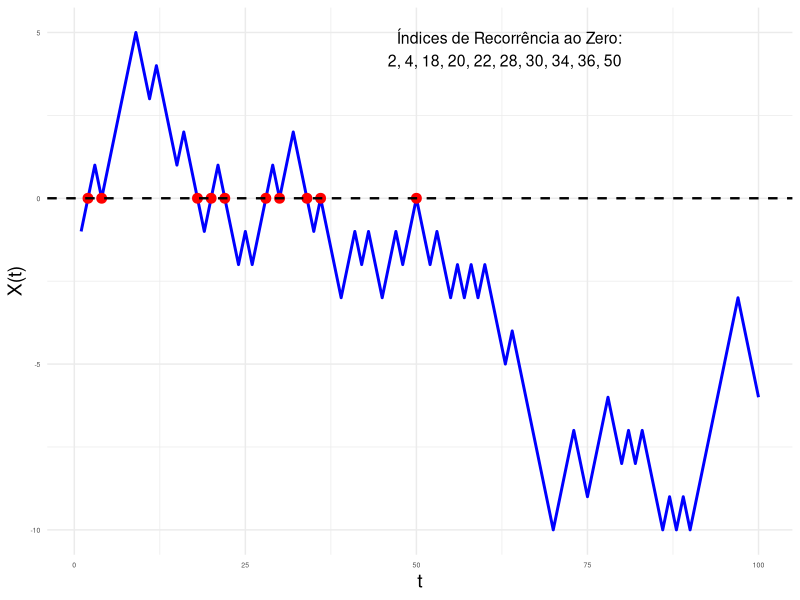
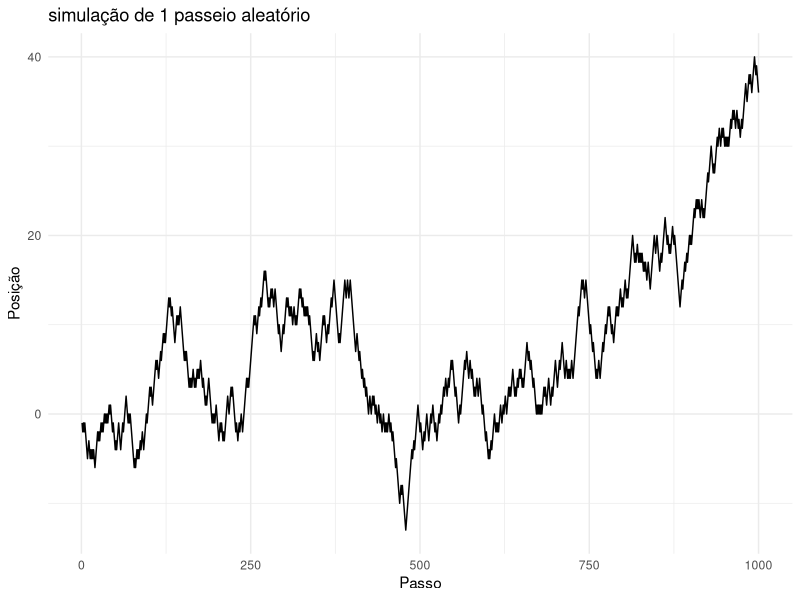
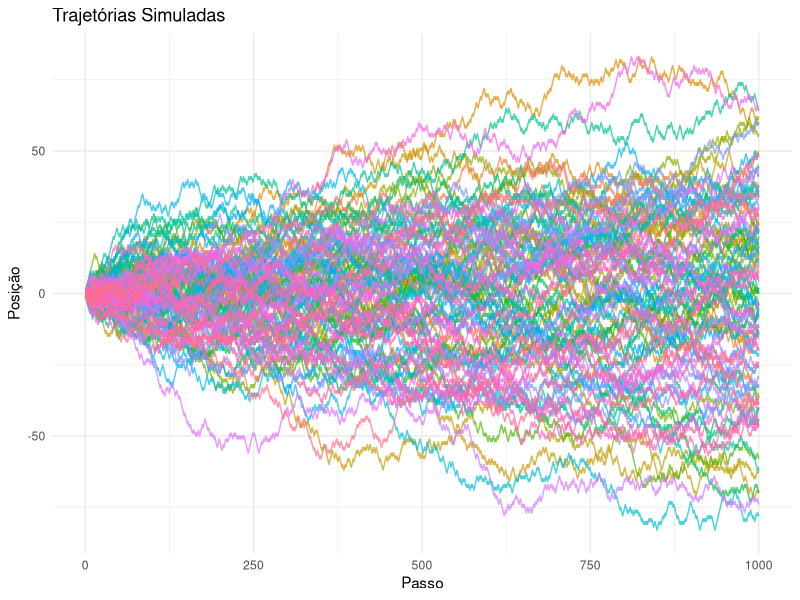
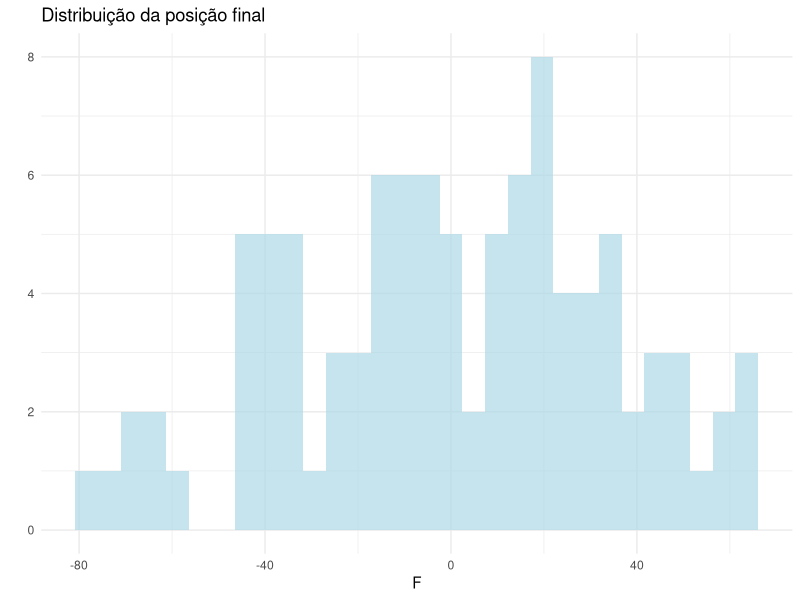
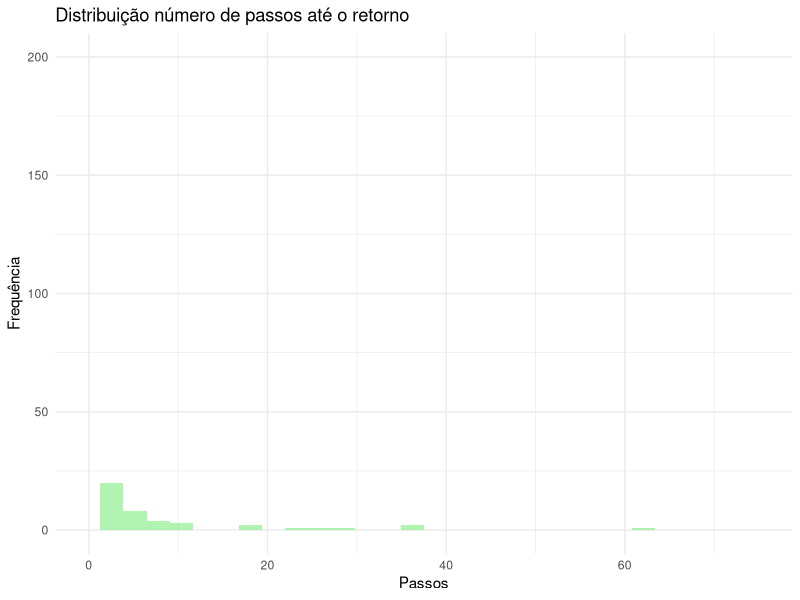

These charts were generated, in order, by the following R code:
## ---- chunk 1

knitr::opts_chunk$set(warning = FALSE)

library(knitr)
library(ggplot2)
## ---- chunk 2
 library(ggplot2)

 simular_passeio_aleatorio <- function(n_passos) {
  passos <- sample(c(-1, 1), size = n_passos, replace = TRUE)
  trajetoria <- cumsum(passos)
  tempos_zero <- which(trajetoria == 0)
  return(list(trajetoria = trajetoria, tempos_zero = tempos_zero))
 }

 n_passos <- 100
 resultado <- simular_passeio_aleatorio(n_passos)

 df <- data.frame(Passo = 1:n_passos, Posição = resultado$trajetoria)
 df_zero <- data.frame(Passo = resultado$tempos_zero, Posição = rep(0, length(resultado$tempos_zero)))

 df_legenda <- data.frame(Passo = resultado$tempos_zero)

 ggplot(df, aes(x = Passo, y = Posição)) +
  geom_line(color = "blue", size = 1) +
  geom_point(data = df_zero, aes(x = Passo, y = Posição), color = "red", size = 3) +
  geom_hline(yintercept = 0, color = "black", linetype = "dashed", size = 0.8) +
  labs(x = "t", y = "X(t)") +
  theme_minimal() +
  theme(axis.text = element_text(size = 5), axis.title = element_text(size = 14)) +
  annotate("text", x = max(df$Passo) * 0.8, y = max(df$Posição) * 0.9, 
           label = paste("Índices de Recorrência ao Zero:\n", paste(df_legenda$Passo, collapse = ", ")), 
           size = 4, hjust = 1)

## ---- chunk 3

sim_random_walk <- function(n) {

    steps <- sample(c(-1, 1), size = n, replace = TRUE, prob = c(.5, .5))
    return(cumsum(steps))
}

n_steps <- 1000
n_rep   <- 100

first_walk <- sim_random_walk(n_steps)
df         <- data.frame(step = 1:n_steps, position = first_walk)

ggplot(df, aes(x = step, y = position)) +
    geom_line() +
    labs(title = "simulação de 1 passeio aleatório",
       x     = "Passo",
       y     = "Posição") +
    theme_minimal()
## ---- chunk 4

returns_to_0 <- sum(first_walk == 0)
max_dist     <- max(abs(first_walk))

cat("Número de retornos à origem: ", returns_to_0, "\n")
cat("Distância máxima alcançada do ponto inicial: ", max_dist, "\n")
## ---- chunk 5

first_return <- min(which(first_walk == 0))

if (is.finite(first_return)) {
    first_return
} else {
    cat("Não houve retorno.\n")
}
## ---- chunk 6

all_walks    <- list()
return_times <- c()

for (i in 1:n_rep){

    all_walks[[i]]  <- sim_random_walk(n_steps)

    if (is.finite(min(which(all_walks[[i]][-1] == 0)))) {
        return_times[i] <- min(which(all_walks[[i]][-1] == 0))
    } else {
        return_times[i] <- 0
    }
}

df <- data.frame(step = rep(1:n_steps, times = n_rep),
                 position = unlist(all_walks),
                 walk = rep(1:n_rep, each = n_steps))

ggplot(df, aes(x = step, y = position, group = walk, color = as.factor(walk))) +
    geom_line(alpha = 0.7) +
    labs(title = "Trajetórias Simuladas",
         x = "Passo",
         y = "Posição",
         color = "Passeio") +
    theme_minimal() +
    theme(legend.position = "none")

df <- data.frame(final_pos = sapply(all_walks, function(walk) tail(walk, 1)))

ggplot(df, aes(x = final_pos)) +
    geom_histogram(fill = "lightblue", alpha = 0.7) +
    labs(title = "Distribuição da posição final",
         x     = "F",
         y     = "") +
    theme_minimal()
## ---- chunk 7

cat("Média do tempo de retorno:", mean(return_times[return_times > 0]), "passos.\n")

df <- data.frame(returns = return_times[return_times > 0])

ggplot(df, aes(x = returns)) +
    geom_histogram(fill = "lightgreen", alpha = 0.7) +
    labs(title = "Distribuição número de passos até o retorno",
         x = "Passos",
         y = "Frequência") +
    scale_x_continuous(limits = c(0,75)) +
    scale_y_continuous(limits = c(0,200)) +
    theme_minimal()

cat(sum(return_times == 0), "caminhos não retornaram ao estado zero.\n")
cat("Isso representa", sum(return_times == 0)/n_rep, "do total de simulações.\n")
